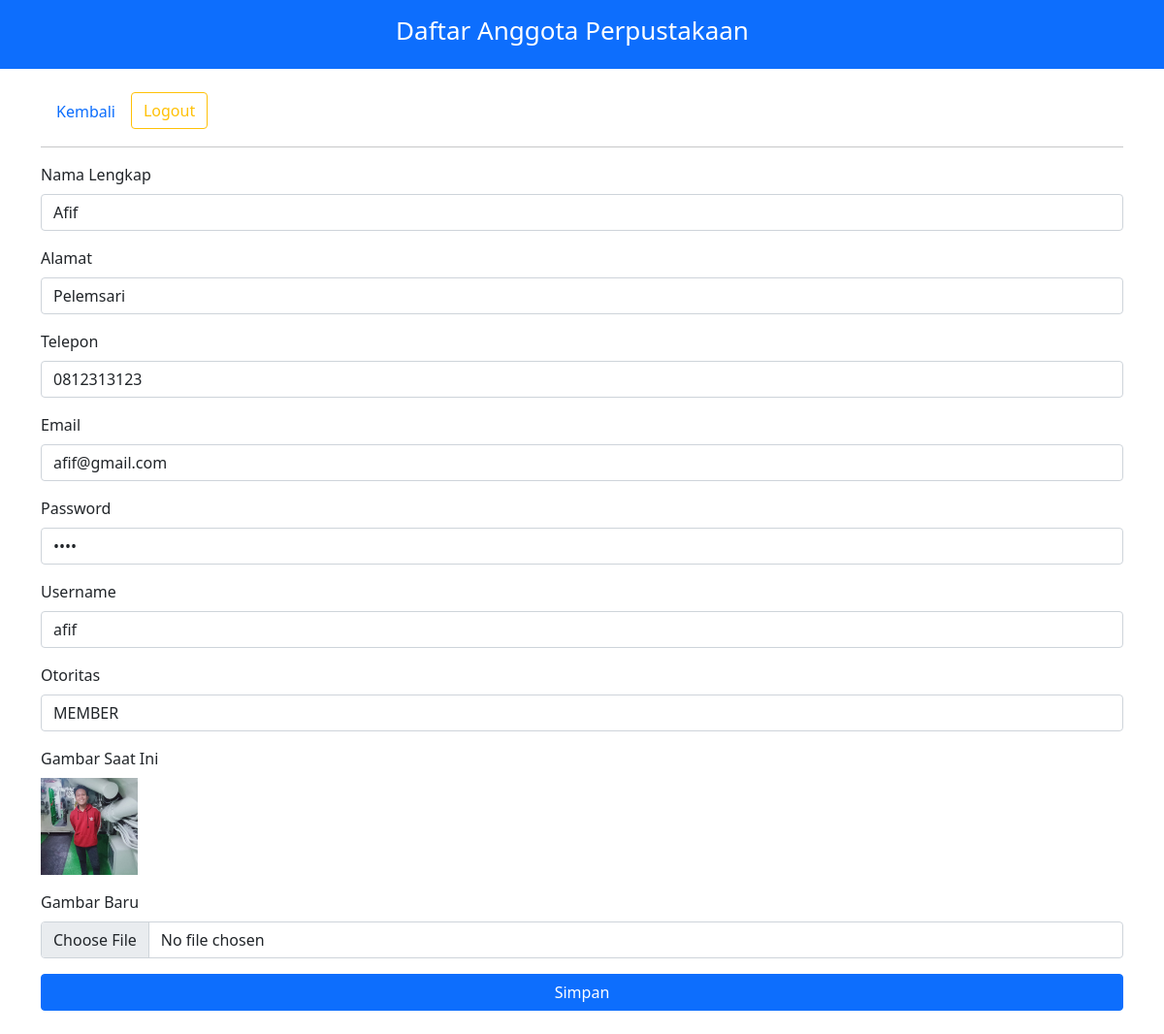
The page /admin/user/edit-user.php?id=3 on the database its author committed.
### tables this page shows
CREATE TABLE `tb_user` (
  `id` int(11) NOT NULL,
  `username` varchar(20) NOT NULL,
  `email` varchar(20) NOT NULL,
  `password` varchar(20) NOT NULL,
  `otoritas` enum('MEMBER','ADMIN') NOT NULL,
  `nama_lengkap` varchar(50) NOT NULL,
  `alamat` text NOT NULL,
  `telepon` varchar(50) NOT NULL,
  `image` varchar(100) NOT NULL
);

### admin/user/edit-user.php (the view, shortened to what this page needs)
<!DOCTYPE html>
<html lang="en">
<head>
    <link rel="stylesheet" href="../../styles/bootstrap.min.css">
    <link rel="stylesheet" href="../../styles/styles.css">
</head>
<body>
<div class="container-fluid bg-primary text-white p-3 text-center d-flex  justify-content-center fixed-top main-book">
        <div class="title"><h1>Daftar Anggota Perpustakaan</h1></div>
    </div>
    <div class="container main-book">
        <ul class="nav nav-pills mt-4">
        <li class="nav-item">
            <a class="nav-link" href="user.php">Kembali</a>
        </li>
        <li class="nav-item">
            <form action="../../auth/logout.php" method="post">
            <button class="btn btn-outline-warning">Logout</button>
            </form>
        </li>
        </ul>
        <hr>
    </div>
    <div class="container mb-4">
    <?php
    include '../../config/connection.php';
    $ID = $_GET['id'];
    $data = mysqli_query($connect, "SELECT * FROM tb_user WHERE id='$ID'");
    while($row = mysqli_fetch_array($data)) {
    ?>
    <form action="proses-edit.php" method="post" enctype="multipart/form-data">
    <div class="mb-3">
    <label for="namaLengkap" class="form-label">Nama Lengkap</label>
    <input type="text" class="form-control" name="nama_lengkap" value="<?php echo $row['nama_lengkap']; ?>">
    </div>
    <div class="mb-3">
    <label for="alamat" class="form-label">Alamat</label>
    <input type="text" class="form-control" name="alamat" value="<?php echo $row['alamat']; ?>">
    </div>
    <div class="mb-3">
    <label for="telepon" class="form-label">Telepon</label>
    <input type="number" class="form-control" name="telepon" value="<?php echo $row['telepon']; ?>">
    </div>
    <div class="mb-3">
    <label for="email" class="form-label">Email</label>
    <input type="email" class="form-control" name="email" value="<?php echo $row['email']; ?>">
    </div>
    <div class="mb-3">
    <label for="password" class="form-label">Password</label>
    <input type="password" class="form-control" name="password" value="<?php echo $row['password']; ?>">
    </div>
    <div class="mb-3">
    <label for="username" class="form-label">Username</label>
    <input type="text" class="form-control" name="username" value="<?php echo $row['username']; ?>">
    </div>
    <div class="mb-3">
    <label for="otoritas" class="form-label">Otoritas</label>
    <select name="otoritas" class="form-control">
        <option value="MEMBER" <?php if($row['otoritas'] == "MEMBER") echo 'selected="selected"'; ?>>MEMBER</option>
    </select>
    </div>
    <div class="mb-3">
        <label for="currentImage" class="form-label">Gambar Saat Ini</label><br>
        <?php if ($row['image']): ?>
            <img src="../../uploaded_img/<?php echo $row['image'] ?>" alt="User Image" style="width: 100px; height: 100px; object-fit: cover;">
        <?php else: ?>
            <img src="../../uploads/default.png" alt="Default Image" style="width: 100px; height: 100px; object-fit: cover;">
        <?php endif; ?>
    </div>
    <div class="mb-3">
        <label for="image" class="form-label">Gambar Baru</label>
        <input type="file" class="form-control" id="image" name="image" accept="image/*">
    </div>
    <div class="d-grid gap-2">
        <input type="submit" class="btn btn-primary btn-block" value="Simpan">
    </div>
    </form>
    </div>
    <?php
    }
    ?>
</body>
</html>

### styles/styles.css (style rules this page uses)
.title h1 { padding-right: 20px; font-size: 26px !important; }
.title { display: flex; flex-wrap: wrap; flex-direction: column; align-content: center; justify-content: center; }
.main-book { position: relative; }

### rows shown on the page
tb_user: nama_lengkap "Afif", alamat "Pelemsari", telepon "0812313123", email "afif@gmail.com", username "afif", otoritas "MEMBER", image (picture)
